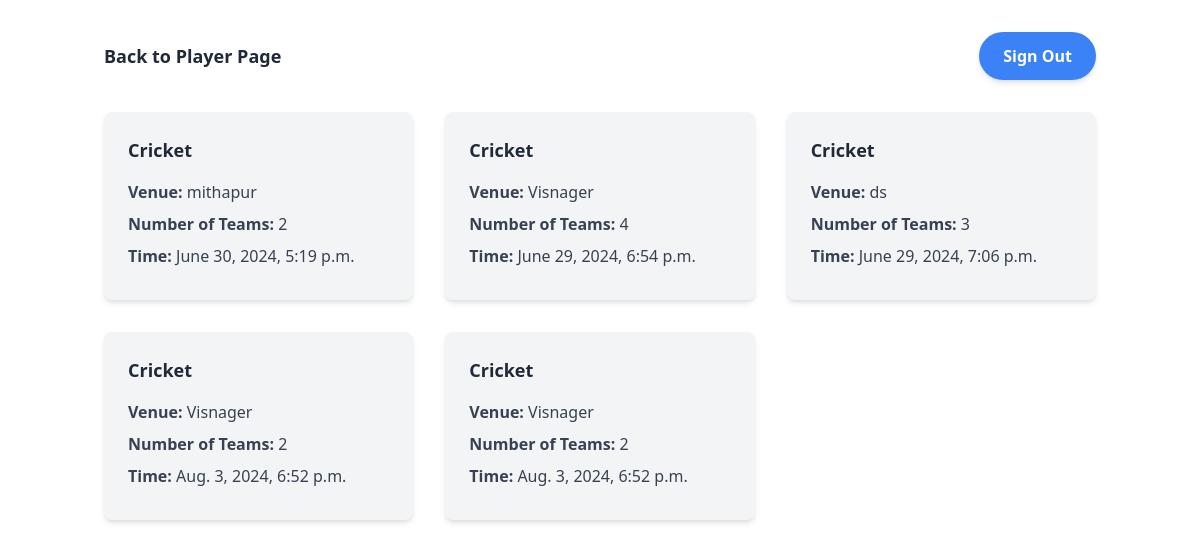
Before: /mysession (signed in) with the older database file.
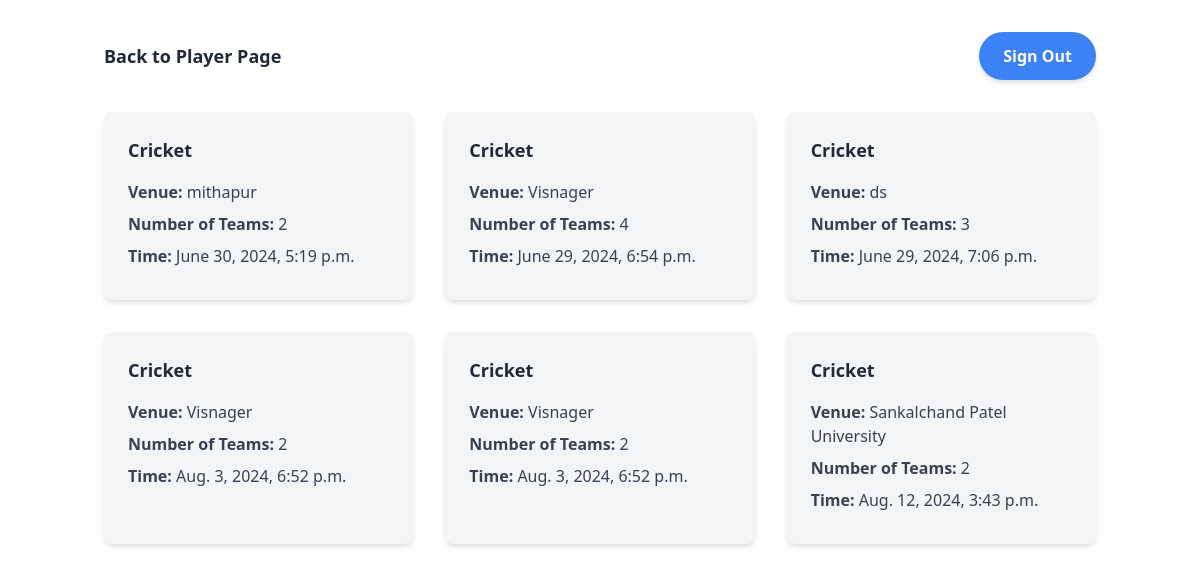
After: the same page with the newer database file.
### authentication/models.py (models this page shows, shortened)
class Session(models.Model):
    sport_name = models.CharField(max_length=100)
    venue = models.CharField(max_length=100)
    number_of_teams = models.IntegerField()
    time = models.DateTimeField()

### authentication/views.py (the view)
    def _wrapped_view(request, *args, **kwargs):
        if not request.user.is_authenticated:
            messages.info(request, "Please sign in to access this page.")
            return redirect(settings.LOGIN_URL)
        return view_func(request, *args, **kwargs)

### authentication/views.py (called while the page is built)
def login_required(view_func):
    def _wrapped_view(request, *args, **kwargs):
        if not request.user.is_authenticated:
            messages.info(request, "Please sign in to access this page.")
            return redirect(settings.LOGIN_URL)
        return view_func(request, *args, **kwargs)
    return _wrapped_view

@login_required
def mysession(request):
    sessions = Session.objects.all()
    return render(request, 'mysession.html', {'sessions': sessions})

### templates/mysession.html (shortened to what this page needs)
<!DOCTYPE html>
<html lang="en">
  <head>
    <link
      href="https://cdn.jsdelivr.net/npm/tailwindcss@2.2.19/dist/tailwind.min.css"
      rel="stylesheet" />
  </head>
  <body class="bg-white text-gray-800">
    <div class="container mx-auto px-4 py-8">
      <div class="flex justify-between items-center mb-8">
        <a href="/player" class="text-gray-800 hover:text-blue-600 font-bold text-lg"
          >Back to Player Page</a
        >
        <a
          href="/signout"
          class="bg-blue-500 text-white px-6 py-3 rounded-full font-semibold shadow-md hover:bg-blue-600"
          >Sign Out</a
        >
      </div>
      <div class="grid grid-cols-1 md:grid-cols-2 lg:grid-cols-3 gap-8">
        {% if sessions %} {% for session in sessions %}
        <div class="bg-gray-100 rounded-lg shadow-md p-6">
          <h2 class="text-lg font-semibold mb-4">
            <a href="{% url 'choice' session.id %}" class="text-gray-800 hover:text-blue-600"
              >{{ session.sport_name }}</a
            >
          </h2>
          <p class="text-gray-700 mb-2">
            <span class="font-semibold">Venue:</span> {{ session.venue }}
          </p>
          <p class="text-gray-700 mb-2">
            <span class="font-semibold">Number of Teams:</span> {{ session.number_of_teams }}
          </p>
          <p class="text-gray-700 mb-2">
            <span class="font-semibold">Time:</span> {{ session.time }}
          </p>
        </div>
        {% endfor %} {% else %}
        <p class="text-gray-800">No sessions found.</p>
        {% endif %}
      </div>
    </div>
  </body>
</html>

Changed rows visible on the page:
added Session: sport_name "Cricket", venue "Sankalchand Patel University", number_of_teams "2", time "Aug. 12, 2024, 3:43 p.m."
